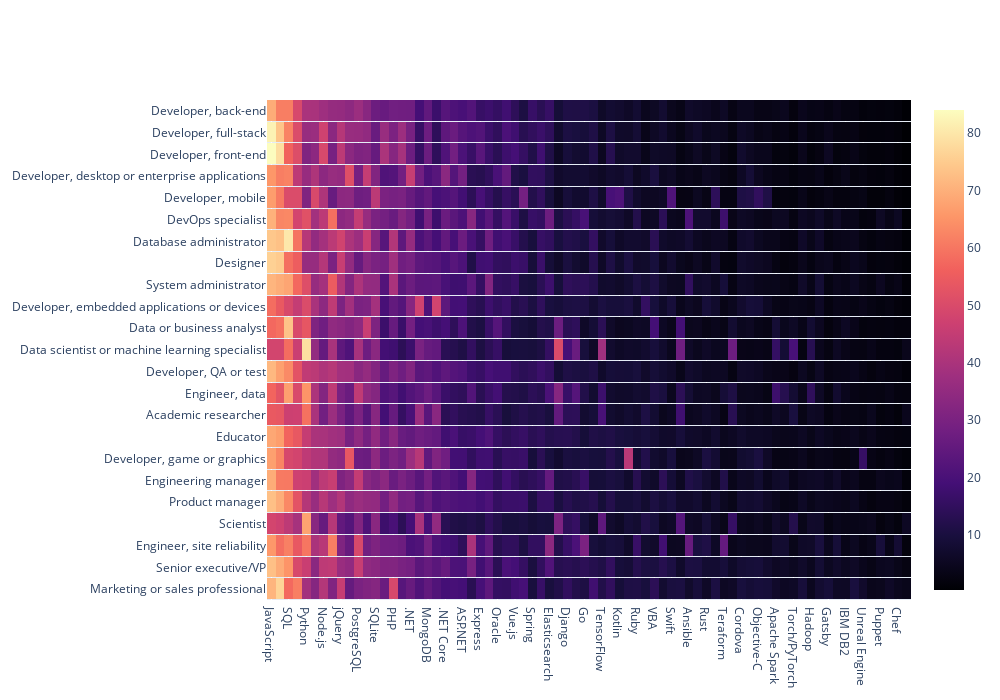

The cell this chart's notebook holds for it:
### Code cell
fig = go.Figure(data=go.Heatmap(z=skills,x=skills.columns,y=skills.index,colorscale='magma',ygap=1))
fig.update_layout(width=1000,height=700)

fig.show()

### Figure 1 — Plotly figure (JSON) as saved in the notebook; plotly's stock layout.template omitted (floating-point values rounded to 4 significant figures; data arrays with more than 128 entries replaced by an {"elided": "..."} marker saying what was removed)
{"data": [{"colorscale": [[0, "#000004"], [0.1111, "#180f3d"], [0.2222, "#440f76"], [0.3333, "#721f81"], [0.4444, "#9e2f7f"], [0.5556, "#cd4071"], [0.6667, "#f1605d"], [0.7778, "#fd9668"], [0.8889, "#feca8d"], [1, "#fcfdbf"]], "type": "heatmap", "x": ["JavaScript", "HTML/CSS", "SQL", "MySQL", "Python", "Java", "Node.js", "Bash/Shell/PowerShell", "jQuery", "C#", "PostgreSQL", "Microsoft SQL Server", "SQLite", "React.js", "PHP", "TypeScript", ".NET", "C++", "MongoDB", "C", ".NET Core", "Angular", "ASP.NET", "Redis", "Express", "MariaDB", "Oracle", "ASP.NET Core", "Vue.js", "Firebase", "Spring", "Angular.js", "Elasticsearch", "Pandas", "Django", "Flask", "Go", "Laravel", "TensorFlow", "React Native", "Kotlin", "Unity 3D", "Ruby", "Assembly", "VBA", "DynamoDB", "Swift", "R", "Ansible", "Ruby on Rails", "Rust", "Flutter", "Teraform", "Keras", "Cordova", "Xamarin", "Objective-C", "Dart", "Apache Spark", "Scala", "Torch/PyTorch", "Symfony", "Hadoop", "Perl", "Gatsby", "Cassandra", "IBM DB2", "Drupal", "Unreal Engine", "Haskell", "Puppet", "Couchbase", "Chef", "Julia"], "y": ["Marketing or sales professional", "Senior executive/VP", "Engineer, site reliability", "Scientist", "Product manager", "Engineering manager", "Developer, game or graphics", "Educator", "Academic researcher", "Engineer, data", "Developer, QA or test", "Data scientist or machine learning specialist", "Data or business analyst", "Developer, embedded applications or devices", "System administrator", "Designer", "Database administrator", "DevOps specialist", "Developer, mobile", "Developer, desktop or enterprise applications", "Developer, front-end", "Developer, full-stack", "Developer, back-end"], "ygap": 1, "z": {"elided": "23x74 float values"}}], "layout": {"height": 700, "width": 1000, "xaxis": {"autorange": true, "range": [-0.5, 73.5], "type": "category"}, "yaxis": {"autorange": true, "range": [-0.5, 22.5], "type": "category"}}}
